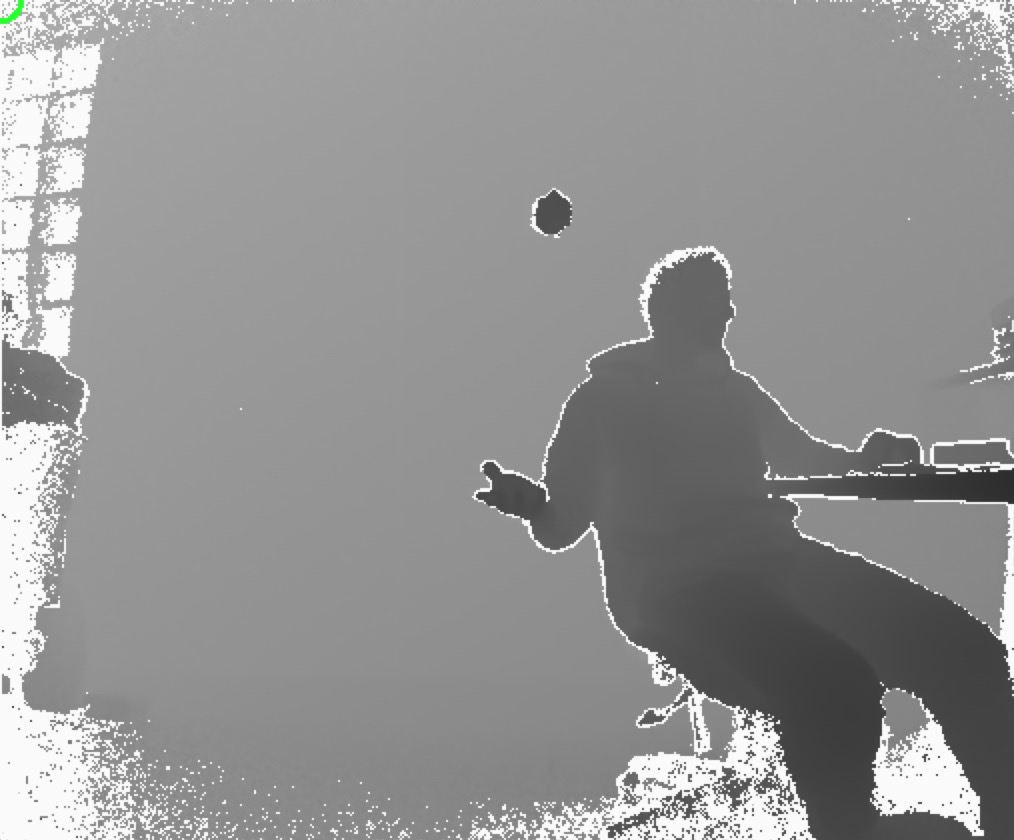
#> input picture stuff.jpg, 1014 x 840 px
$ python -i ballTracker.py   (imports and definitions only)
#> lines starting #> are read from the running program, lines starting #| are printed output that depends on the picture; after the words box and inside, x2 and y2 are one past the last pixel; in counts of white or black regions, pixels touching at a corner belong together
#> further down, picture is the input picture: shape (840, 1014, 3); mean B, G, R 147, 147, 147
import numpy as np
import cv2
import sys
from pylibfreenect2 import Freenect2, SyncMultiFrameListener
from pylibfreenect2 import FrameType, Registration, Frame
from pylibfreenect2 import createConsoleLogger, setGlobalLogger
from pylibfreenect2 import LoggerLevel

ball_kernel  = np.ones((5,5),np.float32)/25
outer_kernel = np.ones((25,25),np.float32)/(2*25*4-2**2*4)
outer_kernel[2:23,2:23] = 0
greenLower = (29, 86, 6)
greenLower = (29, 126, 86)
greenUpper = (64, 255, 255)


def SearchForBall(img):
    hsv = cv2.cvtColor(img, cv2.COLOR_BGR2HSV)
#> hsv: shape (840, 1014, 3); mean H, S, V 0.1, 0.1, 147
    mask = cv2.inRange(hsv, greenLower, greenUpper)
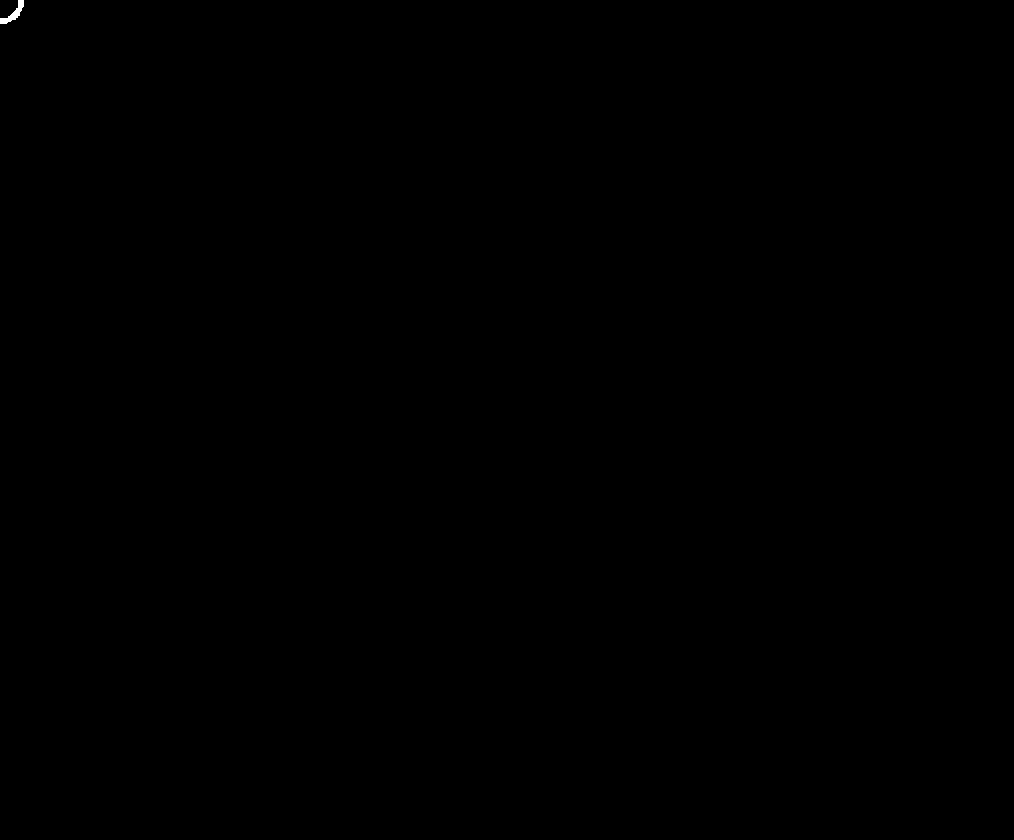
#> mask: shape (840, 1014); 0.02% white; 1 white region, box (x1, y1, x2, y2) and area: (0, 0, 24, 24) 197
    mask = cv2.dilate(mask, None, iterations=2)
#> mask: shape (840, 1014); 0.04% white; 1 white region
    cnts = cv2.findContours(mask.copy(), cv2.RETR_EXTERNAL,cv2.CHAIN_APPROX_SIMPLE)[-2]
#> cnts = 1 contour; box (x1, y1, x2, y2) and area: (0, 0, 26, 26) 324
    center = None
    cv2.imshow("mask",mask)
	# only proceed if at least one contour was found
    if len(cnts) > 0:
		# find the largest contour in the mask, then use
		# it to compute the minimum enclosing circle and
		# centroid
        c = max(cnts, key=cv2.contourArea)
#> c = contour of 27 points, box (x1, y1, x2, y2) (0, 0, 26, 26), area 324
        ((x, y), radius) = cv2.minEnclosingCircle(c)
#> x = 12.5; y = 12.5; radius = 17.68

		# only proceed if the radius meets a minimum size
        if radius > 3:
            return ((x, y), radius)
        else:
            return ((None,None),None)
    else:
        return ((None,None),None)


# [88 lines left out: functions getInitialState, predict_pixel, WeightedProjectileUpdate, getCoordinates, getPixel, ballDynamics and 1 more, not called in this run]

>>> import cv2
>>> picture = cv2.imread('stuff.jpg')
>>> result = SearchForBall(picture)
#> result = ((12.5, 12.5), 17.68)
